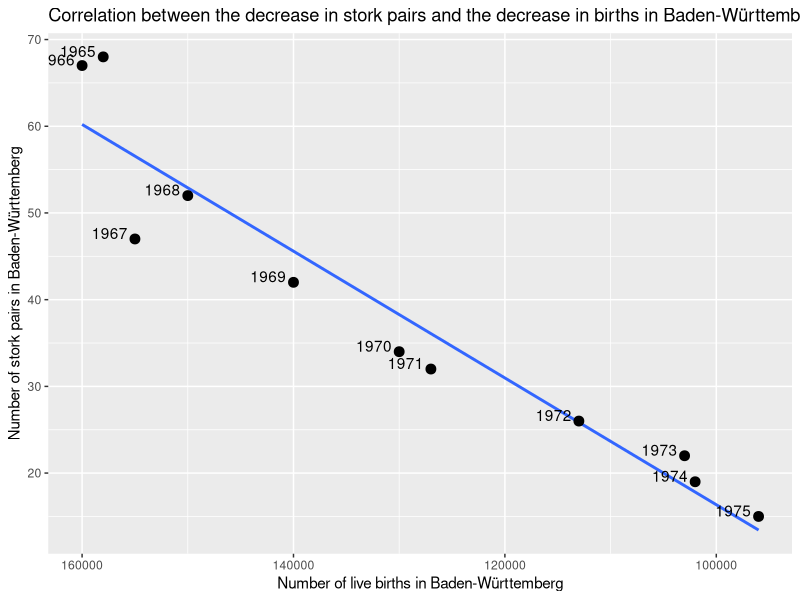

Write the R code that produced this figure.
library(tidyverse)

data_birthrates<-data.frame(births=c(160,158,155,150,140,130,127,113,103,102,96)*1000,stork_pairs=c(67,68,47,52,42,34,32,26,22,19,15),year=c(1966,1965,1967,1968,1969,1970,1971,1972,1973,1974,1975))

ggplot(data=data_birthrates,mapping = aes(x=data_birthrates[,1],y=data_birthrates[,2],label=data_birthrates[,3])) +
  geom_smooth(method='lm', formula= y ~ x, se = F) +
  geom_point(size=3) +
  geom_text(hjust=1.2,vjust=0) +
  scale_color_brewer(type = "qual", palette = "Dark2") +
  scale_x_reverse() +
  labs(x = "Number of live births in Baden-Württemberg", y = "Number of stork pairs in Baden-Württemberg",
      title = "Correlation between the decrease in stork pairs and the decrease in births in Baden-Württemberg") #labs(x = "Zahl der Lebendgeborenen in Baden-Württemberg", y = "Zahl der Storchenpaare in Baden-Württemberg", title = "Korrelation zwischen dem Rückgang der Storchenpopulation und der Abnahme der Geburtenzahl in Baden-Württemberg") 



  